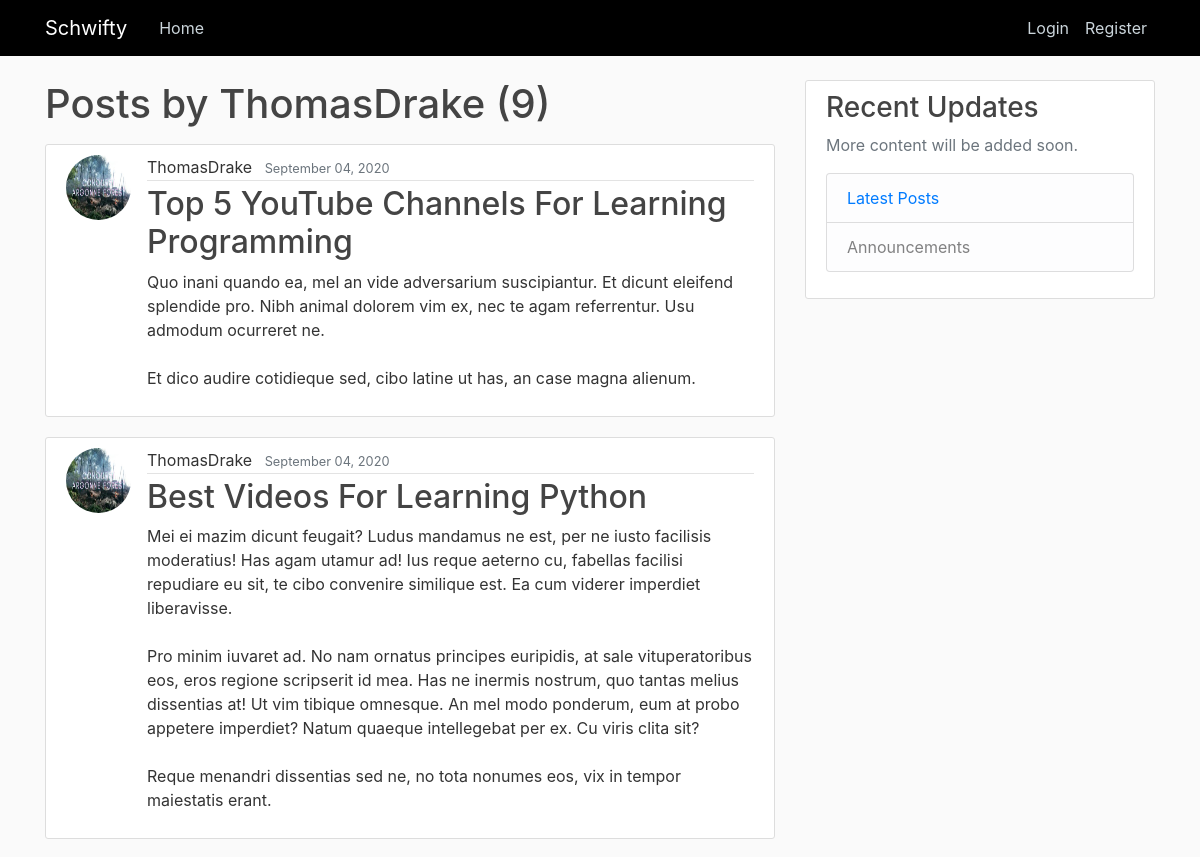
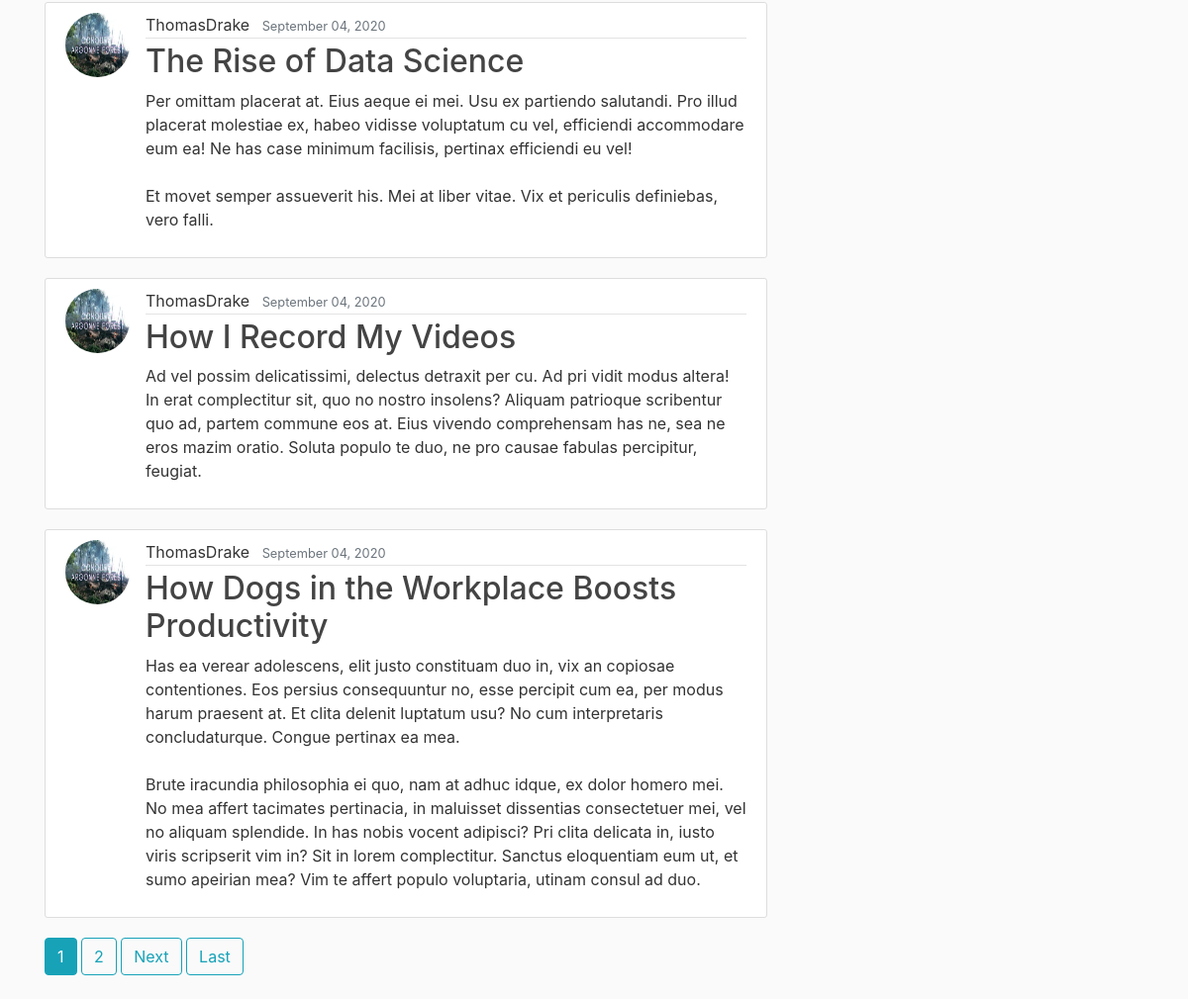
The app's page /user/ThomasDrake/ with its own data (2 pictures, top to bottom).
### blog/models.py (models this page shows, shortened)
class Post(models.Model):
    title = models.CharField(max_length = 100)
    content = models.TextField()
    date_posted = models.DateTimeField(default = timezone.now)
    author = models.ForeignKey(User , on_delete= models.CASCADE)
    upvotes = models.ManyToManyField(User, blank = True, related_name='post_upvotes')
    downvotes = models.ManyToManyField(User,blank = True, related_name='post_downvotes')
    posted_to = models.ManyToManyField(Community , blank = True , related_name='posted_to_community')

### users/models.py (models this page shows, shortened)
class Profile(models.Model):
    user = models.OneToOneField(User , on_delete=models.CASCADE)
    image = models.ImageField(default = 'default.jpg' ,upload_to ='profile_pics' )

### blog/views.py (the view)
# urls.py: path('user/<str:username>/', views.UserPostListView.as_view() ,name ='user-posts'),
class UserPostListView(ListView):
    model = Post
    template_name = 'blog/user_posts.html'
    context_object_name = 'posts'
    paginate_by = 5
    def get_queryset(self):
        user = get_object_or_404(User , username = self.kwargs.get('username'))
        return Post.objects.filter(author = user).order_by('-date_posted')

### blog/templates/blog/user_posts.html (shortened to what this page needs)
{% extends "blog/base.html" %}
{% block content %}
        <h1 class ="mb-3">Posts by {{view.kwargs.username}} ({{page_obj.paginator.count}})</h1>
        {% for post in posts %}
        <article class="media content-section">
          <img src="{{post.author.profile.image.url}}" class="rounded-circle article-img">
          <div class="media-body">
            <div class="article-metadata">
                {% if post.author == user%}
                  <a class="mr-2" href="{% url 'profile' %}">{{ post.author }}</a>
                {% else %}
                  <span class ="mr-2"> {{post.author}}</span>
                {% endif %}
                <small class="text-muted">{{ post.date_posted|date:"F d, Y" }}</small>
              </div>
              <h2><a class="article-title" href="{% url 'post-detail' post.id %}">{{ post.title }}</a></h2>
              <p class="article-content">{{ post.content }}</p>
            </div>
          </article>
        {% endfor %}
        {% if is_paginated %}
            {% for num in page_obj.paginator.page_range %}
                {% if page_obj.number == num %}
                  <a class="btn btn-info mb-4" href="?page={{num}}">{{num}}</a>
                {% elif num > page_obj.number|add:'-3' and num < page_obj.number|add:'3' %}
                  <a class="btn btn-outline-info mb-4" href="?page={{num}}">{{num}}</a>
                {% endif %}
            {% endfor %}
          {% if page_obj.has_next %}
            <a class ="btn btn-outline-info mb-4" href="?page={{page_obj.next_page_number}}">Next</a>
            <a class ="btn btn-outline-info mb-4" href="?page={{page_obj.paginator.num_pages}}">Last</a>
          {% endif %}
        {% endif %}
{% endblock content %}

### blog/static/blog/main.css (style rules this page uses)
body { background: #fafafa; color: #333333; margin-top: 5rem; }
h1, h2, h3, h4, h5, h6 { color: #444444; }
.content-section { background: #ffffff; padding: 10px 20px; border: 1px solid #dddddd; border-radius: 3px; margin-bottom: 20px; }
.article-title { color: #444444; }
.article-content { white-space: pre-line; }
.article-img { height: 65px; width: 65px; margin-right: 16px; }
.article-metadata { padding-bottom: 1px; margin-bottom: 4px; border-bottom: 1px solid #e3e3e3 }

### records on screen
Post: author.profile.image (placeholder picture), author "ThomasDrake", date_posted "September 04, 2020", title "Top 5 YouTube Channels For Learning Programming", content "Quo inani quando ea, mel an vide adversarium suscipiantur. Et dicunt eleifend splendide pro. Nibh animal dolorem vim ex, nec te agam referrentur. Usu admodum ocurreret ne. Et dico audire cotidieque sed, cibo latine ut has, an case magna alienum."
Post: author.profile.image (placeholder picture), author "ThomasDrake", date_posted "September 04, 2020", title "Best Videos For Learning Python", content "Mei ei mazim dicunt feugait? Ludus mandamus ne est, per ne iusto facilisis moderatius! Has agam utamur ad! Ius reque aeterno cu, fabellas facilisi repudiare eu sit, te cibo convenire similique est. Ea cum viderer imperdiet liberavisse. Pro minim iuvaret ad. No nam ornatus principes euripidis, at sale vituperatoribus eos, eros regione scripserit id mea. Has ne inermis nostrum, quo tantas melius dissentias at! Ut vim tibique omnesque. An mel modo ponderum, eum at probo appetere imperdiet? Natum quaeque intellegebat per ex. Cu viris clita sit? Reque menandri dissentias sed ne, no tota nonumes eos, vix in tempor maiestatis erant."
Post: author.profile.image (placeholder picture), author "ThomasDrake", date_posted "September 04, 2020", title "The Rise of Data Science", content "Per omittam placerat at. Eius aeque ei mei. Usu ex partiendo salutandi. Pro illud placerat molestiae ex, habeo vidisse voluptatum cu vel, efficiendi accommodare eum ea! Ne has case minimum facilisis, pertinax efficiendi eu vel! Et movet semper assueverit his. Mei at liber vitae. Vix et periculis definiebas, vero falli."
Post: author.profile.image (placeholder picture), author "ThomasDrake", date_posted "September 04, 2020", title "How I Record My Videos", content "Ad vel possim delicatissimi, delectus detraxit per cu. Ad pri vidit modus altera! In erat complectitur sit, quo no nostro insolens? Aliquam patrioque scribentur quo ad, partem commune eos at. Eius vivendo comprehensam has ne, sea ne eros mazim oratio. Soluta populo te duo, ne pro causae fabulas percipitur, feugiat."
Post: author.profile.image (placeholder picture), author "ThomasDrake", date_posted "September 04, 2020", title "How Dogs in the Workplace Boosts Productivity", content "Has ea verear adolescens, elit justo constituam duo in, vix an copiosae contentiones. Eos persius consequuntur no, esse percipit cum ea, per modus harum praesent at. Et clita delenit luptatum usu? No cum interpretaris concludaturque. Congue pertinax ea mea. Brute iracundia philosophia ei quo, nam at adhuc idque, ex dolor homero mei. No mea affert tacimates pertinacia, in maluisset dissentias consectetuer mei, vel no aliquam splendide. In has nobis vocent adipisci? Pri clita delicata in, iusto viris scripserit vim in? Sit in lorem complectitur. Sanctus eloquentiam eum ut, et sumo apeirian mea? Vim te affert populo voluptaria, utinam consul ad duo."

### other values on screen
{{ view.kwargs.username }} "ThomasDrake"
{{ page_obj.paginator.count }} "9"
{{ num }} "1"
{{ num }} "2"
